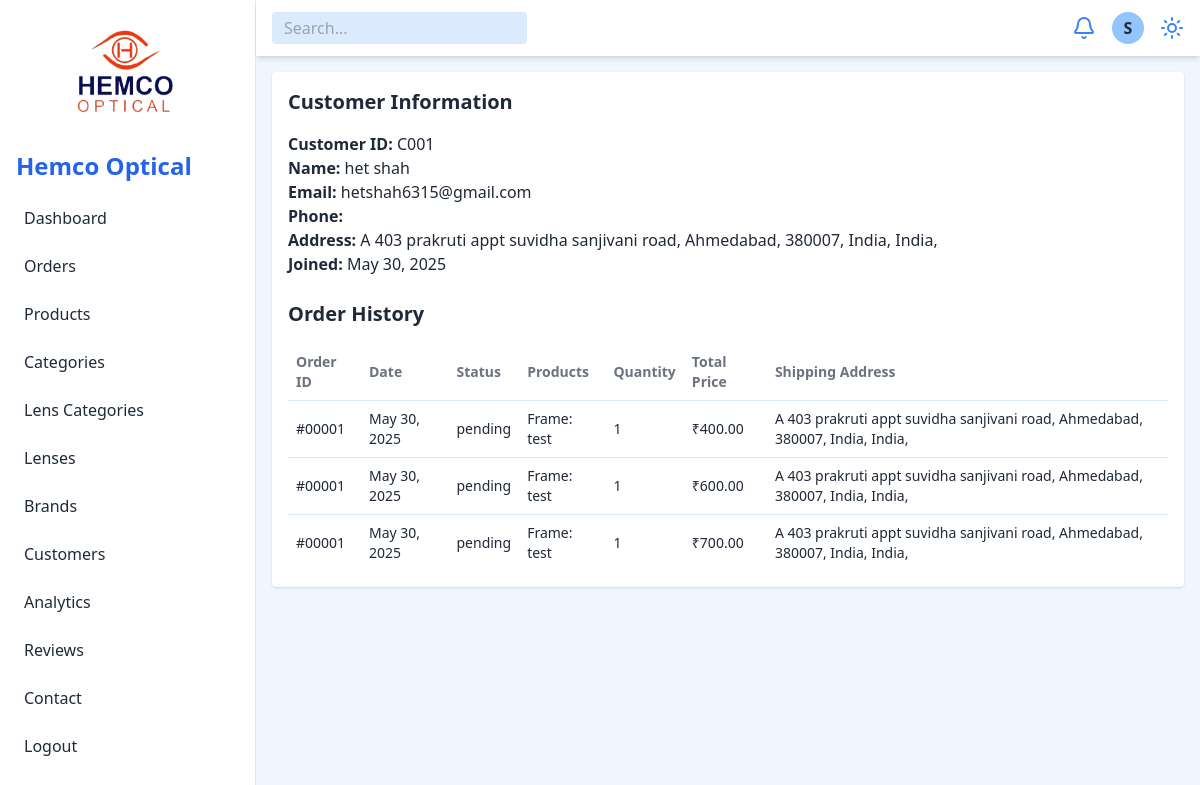
The app's page /admin/view-customer.php?id=1 (signed in) with its own data.
### tables this page shows
CREATE TABLE `user` (
  `user_id` int(11) NOT NULL,
  `name` varchar(255) NOT NULL,
  `email` varchar(255) NOT NULL,
  `password` varchar(255) NOT NULL,
  `phone` varchar(15) NOT NULL,
  `address` text NOT NULL,
  `zip_code` varchar(10) NOT NULL,
  `created_at` timestamp NOT NULL DEFAULT current_timestamp(),
  `city` varchar(100) DEFAULT NULL,
  `state` varchar(100) DEFAULT NULL,
  `country` varchar(100) DEFAULT 'India'
);

CREATE TABLE `shipping` (
  `shipping_id` int(11) NOT NULL,
  `order_id` int(11) DEFAULT NULL,
  `tracking_number` varchar(255) DEFAULT NULL,
  `shipping_address` text NOT NULL,
  `status` enum('pending','in_transit','delivered') NOT NULL DEFAULT 'pending',
  `created_at` timestamp NOT NULL DEFAULT current_timestamp(),
  `name` varchar(255) DEFAULT NULL,
  `phone` varchar(50) DEFAULT NULL,
  `email` varchar(255) DEFAULT NULL,
  `city` varchar(100) DEFAULT NULL,
  `state` varchar(100) DEFAULT NULL,
  `pincode` varchar(10) DEFAULT NULL,
  `country` varchar(100) DEFAULT 'India'
);

CREATE TABLE `orders` (
  `order_id` int(11) NOT NULL,
  `user_id` int(11) DEFAULT NULL,
  `total_price` decimal(10,2) NOT NULL,
  `status` enum('pending','shipped','delivered','cancelled') NOT NULL DEFAULT 'pending',
  `created_at` timestamp NOT NULL DEFAULT current_timestamp(),
  `order_note` text DEFAULT NULL
);

CREATE TABLE `frames` (
  `frame_id` int(11) NOT NULL,
  `brand_id` int(11) DEFAULT NULL,
  `gender` enum('men','women','child') NOT NULL,
  `description` text DEFAULT NULL,
  `name` varchar(255) NOT NULL,
  `material` varchar(255) NOT NULL,
  `shape` varchar(100) NOT NULL,
  `price` decimal(10,2) NOT NULL,
  `tag` varchar(100) DEFAULT NULL
);

CREATE TABLE `order_items` (
  `order_item_id` int(11) NOT NULL,
  `order_id` int(11) DEFAULT NULL,
  `frame_id` int(11) DEFAULT NULL,
  `lens_id` int(11) DEFAULT NULL,
  `prescription_id` int(11) DEFAULT NULL,
  `quantity` int(11) NOT NULL DEFAULT 1,
  `price` decimal(10,2) NOT NULL
);

### admin/view-customer.php (the view, shortened to what this page needs)
<?php
include 'config/db.php';
if (isset($_GET['id']) && is_numeric($_GET['id'])) {
  $customer_id = intval($_GET['id']);
  $query = "
    SELECT
      user_id, name, email, phone, created_at
    FROM user
    WHERE user_id = $customer_id
  ";
  $customer_result = mysqli_query($conn, $query);
  $customer = mysqli_fetch_assoc($customer_result);
  $shipping_query = "
    SELECT s.shipping_address, s.city, s.state, s.country, s.pincode
    FROM shipping s
    WHERE s.order_id = (
      SELECT o.order_id FROM orders o WHERE o.user_id = $customer_id ORDER BY o.created_at DESC LIMIT 1
    )
    ORDER BY s.created_at DESC LIMIT 1
  ";
  $shipping_result = mysqli_query($conn, $shipping_query);
  $shipping = mysqli_fetch_assoc($shipping_result);
  $order_query = "
    SELECT
      o.order_id,
      o.created_at AS order_date,
      o.status,
      oi.quantity,
      oi.price,
      oi.frame_id,
      oi.lens_id,
      f.name AS frame_name,
      l.type AS lens_type,
      s.shipping_address,
      s.city AS shipping_city,
      s.state AS shipping_state,
      s.country AS shipping_country,
      s.pincode AS shipping_pincode
    FROM orders o
    JOIN order_items oi ON oi.order_id = o.order_id
    LEFT JOIN frames f ON oi.frame_id = f.frame_id
    LEFT JOIN lens l ON oi.lens_id = l.lens_id
    LEFT JOIN shipping s ON s.order_id = o.order_id
    WHERE o.user_id = $customer_id
    ORDER BY o.created_at DESC
  ";
  $orders_result = mysqli_query($conn, $order_query);
} else {
  echo "Invalid customer ID.";
  exit();
}
?>
<!DOCTYPE html>
<html lang="en">
<head>
  <?php include 'include/header.php'; ?>
</head>
<body class="bg-blue-50 text-gray-800 dark:bg-gray-900 dark:text-gray-100">
  <div class="flex h-screen overflow-hidden">
    <?php include 'include/navbar.php'; ?>
    <div class="flex-1 flex flex-col">
      <header class="flex justify-between items-center bg-white dark:bg-gray-800 px-4 py-3 shadow-md">
        <input type="text" placeholder="Search..." class="px-3 py-1 rounded bg-blue-100 dark:bg-gray-700">
        <div class="flex items-center space-x-4">
          <button class="text-blue-500 dark:text-blue-300"><i data-lucide="bell"></i></button>
          <div class="w-8 h-8 bg-blue-300 dark:bg-gray-600 rounded-full flex items-center justify-center font-bold">S</div>
          <button id="theme-toggle" class="text-blue-500 dark:text-blue-300" title="Toggle Theme">
            <i data-lucide="sun"></i>
          </button>
        </div>
      </header>
      <main class="p-4 overflow-auto">
        <div class="bg-white dark:bg-gray-800 p-4 rounded shadow">
          <h3 class="text-xl font-semibold mb-4">Customer Information</h3>
          <p><strong>Customer ID:</strong> C<?= str_pad($customer['user_id'], 3, '0', STR_PAD_LEFT) ?></p>
          <p><strong>Name:</strong> <?= htmlspecialchars($customer['name']) ?></p>
          <p><strong>Email:</strong> <?= htmlspecialchars($customer['email']) ?></p>
          <p><strong>Phone:</strong> <?= htmlspecialchars($customer['phone'] ?? 'N/A') ?></p>
          <p><strong>Address:</strong> <?= htmlspecialchars($shipping['shipping_address'] ?? '') ?><?= isset($shipping['shipping_address']) ? ',' : '' ?> <?= htmlspecialchars($shipping['country'] ?? '') ?><?= isset($shipping['country']) ? ',' : '' ?> </p>
          <p><strong>Joined:</strong> <?= date('M d, Y', strtotime($customer['created_at'])) ?></p>
          <h3 class="text-xl font-semibold mt-6 mb-4">Order History</h3>
          <?php if (mysqli_num_rows($orders_result) > 0): ?>
            <div class="overflow-x-auto">
              <table class="min-w-full text-left text-sm">
                <thead>
                  <tr class="text-gray-500 dark:text-gray-300">
                    <th class="p-2">Order ID</th>
                    <th class="p-2">Date</th>
                    <th class="p-2">Status</th>
                    <th class="p-2">Products</th>
                    <th class="p-2">Quantity</th>
                    <th class="p-2">Total Price</th>
                    <th class="p-2">Shipping Address</th>
                  </tr>
                </thead>
                <tbody>
                  <?php while ($order = mysqli_fetch_assoc($orders_result)) { ?>
                    <tr class="border-t border-blue-100 dark:border-gray-700">
                      <td class="p-2">#<?= str_pad($order['order_id'], 5, '0', STR_PAD_LEFT); ?></td>
                      <td class="p-2"><?= date('M d, Y', strtotime($order['order_date'])); ?></td>
                      <td class="p-2"><?= htmlspecialchars($order['status']); ?></td>
                      <td class="p-2">
                        <?php
                          if ($order['frame_name']) {
                            echo 'Frame: ' . htmlspecialchars($order['frame_name']);
                          } elseif ($order['lens_type']) {
                            echo 'Lens: ' . htmlspecialchars($order['lens_type']);
                          } else {
                            echo '-';
                          }
                        ?>
                      </td>
                      <td class="p-2"><?= $order['quantity']; ?></td>
                      <td class="p-2"><?= '₹' . number_format($order['price'] * $order['quantity'], 2); ?></td>
                      <td class="p-2"><?= htmlspecialchars($order['shipping_address']); ?><?= $order['shipping_address'] ? ',' : '' ?> <?= htmlspecialchars($order['shipping_country']); ?><?= $order['shipping_country'] ? ',' : '' ?> </td>
                    </tr>
                  <?php } ?>
                </tbody>
              </table>
            </div>
          <?php else: ?>
            <p class="text-center py-4 text-gray-500">No orders found for this customer.</p>
          <?php endif; ?>
        </div>
      </main>
    </div>
  </div>
</body>
</html>

### records on screen
user: user_id "001", name "het shah", email "hetshah6315@gmail.com", created_at "May 30, 2025"
shipping: shipping_address "A 403 prakruti appt suvidha sanjivani road, Ahmedabad, 380007, India", country "India"
orders: order_id "00001", created_at "May 30, 2025", status "pending", frames.name "test", order_items.quantity "1", order_items.price "400.00", shipping.shipping_address "A 403 prakruti appt suvidha sanjivani road, Ahmedabad, 380007, India", shipping.country "India", order_items.price "600.00", order_items.price "700.00"
